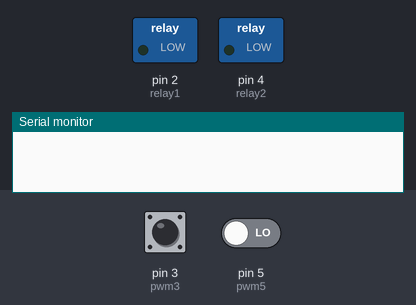
Bench run of a sketch on a simulated Arduino Uno, built with avr-gcc and run on an emulated ATmega328P. On the bench: switched loads named in the sketch (green lamp = pin HIGH), the last lines printed to the serial monitor. The test bench sets the inputs (shaded band); at power-on: pin 3 (pwm3) LOW, pin 5 (pwm5) LOW.

Above: at 1.2 s.
1.3 s: pin 3 (pwm3) pulsed HIGH 5 times (0.12 s each, 0.3 s apart)
At 4.5 s:
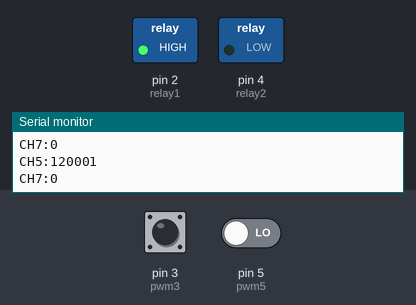
Timing chart, 0 to 6.0 s (numbered marks = the images above; inputs shaded):
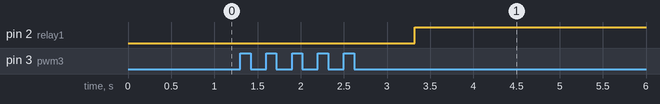

The sketch:

Air_Buoy_First_Test.ino
```cpp
int pwm3=3;
int pwm5=5;
unsigned long duration3;
unsigned long duration5;
int relay1=2;
int relay2=4;

void setup() {
  // put your setup code here, to run once:
  Serial.begin(9600);
  pinMode(pwm3,INPUT);
  pinMode(pwm5,INPUT);
  pinMode(relay1,OUTPUT);
  pinMode(relay2,OUTPUT);
  digitalWrite(relay1,LOW);
  digitalWrite(relay2,LOW);
}

void loop() {
  // put your main code here, to run repeatedly:
  duration3=pulseIn(pwm3,HIGH);
  duration5=pulseIn(pwm5,HIGH);
  Serial.print("CH5:");
  Serial.println(duration3);
  Serial.print("CH7:");
  Serial.println(duration5);
  if(duration3>1700){
    if(duration5>1700){
      digitalWrite(relay1,LOW);
      delay(100);
      digitalWrite(relay2,HIGH);
      delay(100);
    }
    else if(duration5<1300){
      digitalWrite(relay1,HIGH);
      delay(100);
      digitalWrite(relay2,LOW);
      delay(100);
    }
    else {
      digitalWrite(relay1,LOW);
      delay(100);
      digitalWrite(relay2,LOW);
      delay(100);
    }
  }
  else {};
}
```

Measured:
- after the input at 1.3 s, pin 2 (relay1): LOW → HIGH after 2.0 s
